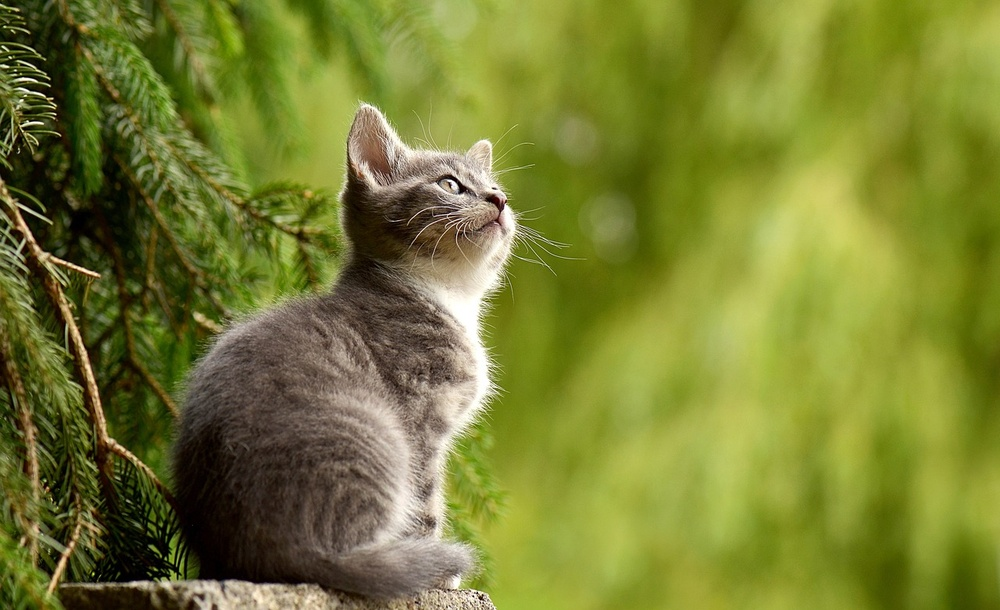
#> input picture gato.jpg, 1000 x 610 px, shrunk from 1280 x 781 before the run
$ python invertida.py
#> lines starting #> are read from the running program, lines starting #| are printed output that depends on the picture
import cv2

## Vertical

# Carrega a imagem
img = cv2.imread("gato.jpg")
#> img is the input picture: shape (610, 1000, 3); mean B, G, R 49.8, 125.8, 119.2

# Inverte a imagem verticalmente
img_invertida = cv2.flip(img, 0)
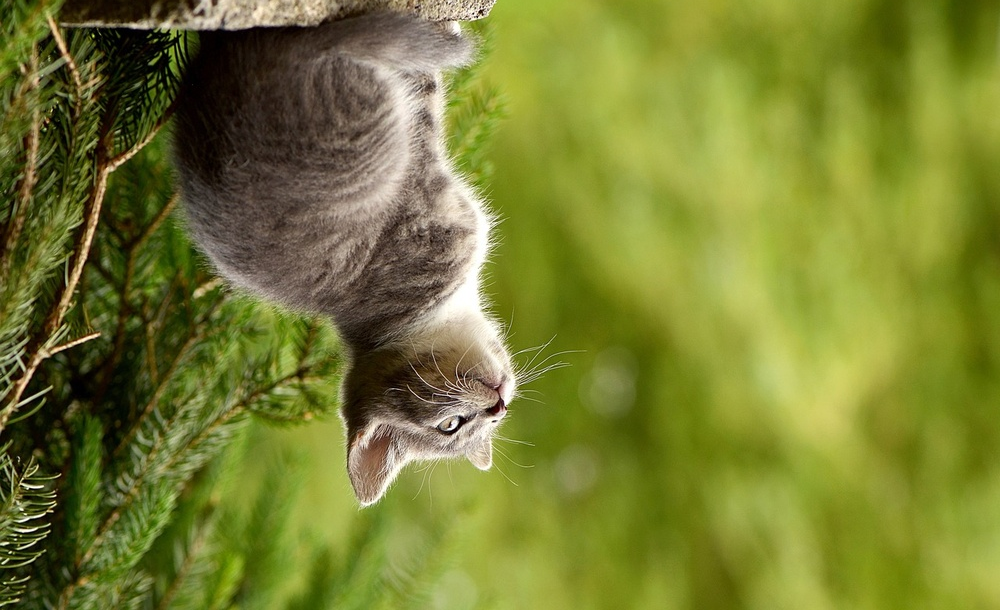
#> img_invertida: shape (610, 1000, 3); mean B, G, R 49.8, 125.8, 119.2

# Mostra a imagem original e a imagem invertida verticalmente
cv2.imshow("Imagem Original", img)
cv2.imshow("Imagem Invertida", img_invertida)

cv2.waitKey(0)
cv2.destroyAllWindows()

## Horizontal

# Carrega a imagem
img = cv2.imread("gato.jpg")

# Inverte a imagem horizontalmente
img_invertida = cv2.flip(img, 1)
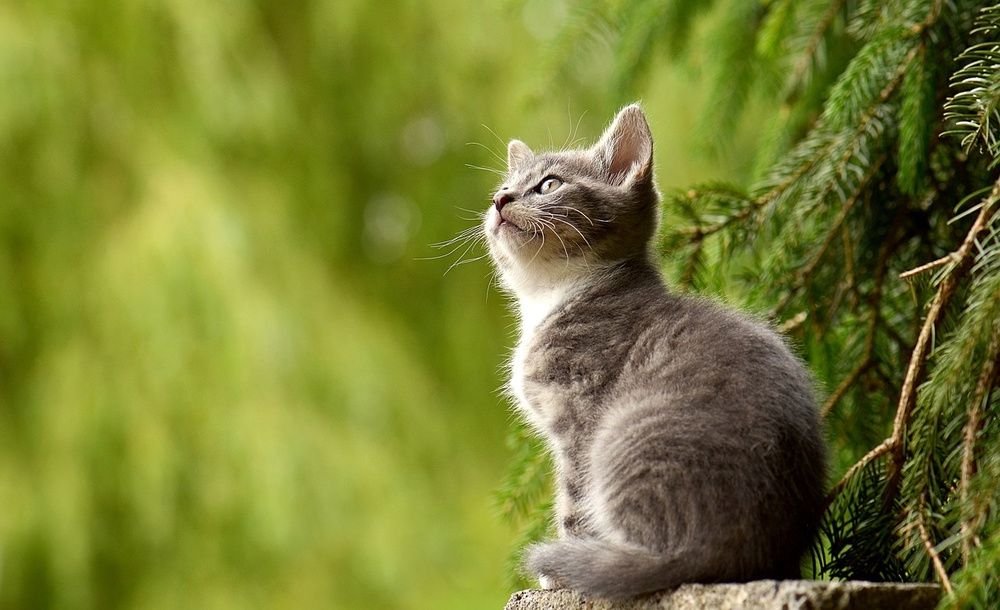
#> img_invertida: shape (610, 1000, 3); mean B, G, R 49.8, 125.8, 119.2

# Mostra a imagem invertida horizontalmente
cv2.imshow("Imagem Invertida", img_invertida)

cv2.waitKey(0)
cv2.destroyAllWindows()
